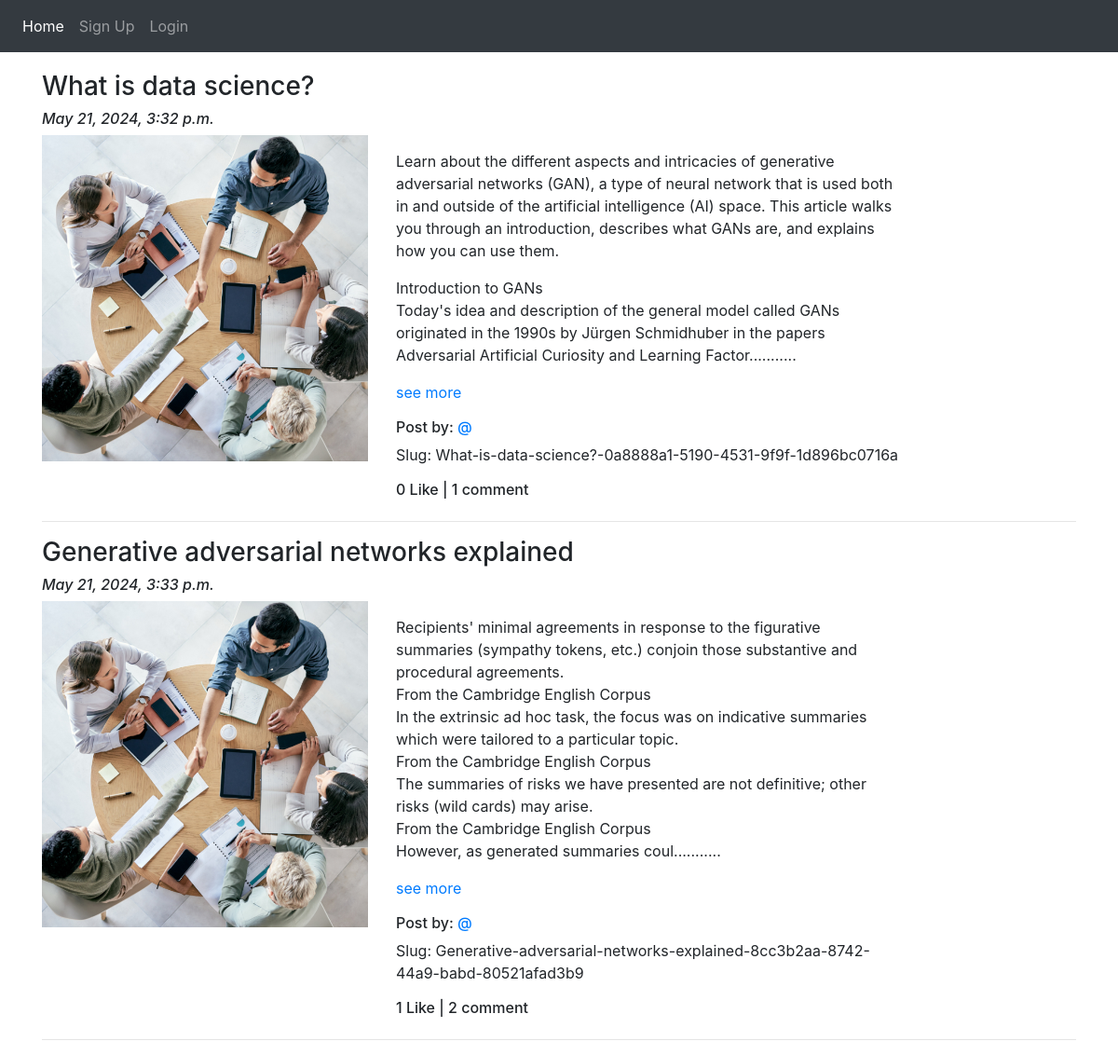
Screenshot of /blog/ with the database file from the repository.
### Blog_app/models.py (models this page shows, shortened)
class Blog(models.Model):
    blog_title = models.CharField(max_length=200)
    blog_content = models.TextField()
    publish_date = models.DateTimeField(auto_now_add=True)
    update_date = models.DateTimeField(auto_now=True)
    slug = models.SlugField(unique=True, max_length=200, blank=True)
    blog_image = models.ImageField(upload_to='blog_images/', blank=True, null=True)

### Blog_app/views.py (the view)
# urls.py: path('', views.BlogList.as_view(), name='blog_list'),
class BlogList(ListView):
    context_object_name = 'blogs'
    model = Blog
    template_name = 'Blog-app/blog_list.html'

### Blog_app/templatetags/custom_filters.py (called while the page is built)
@register.filter(name='range_filter')
def range_filter(value):
    return value[:500] + "..........."

### templates/Blog_app/blog_list.html (shortened to what this page needs)
{% extends 'base.html' %}
{% load custom_filters %}
{% block body_block %}
{% for blog in blogs %}
<h3>{{ blog.blog_title }}</h3>
<h6><i>{{ blog.publish_date }}</i></h6>
<div class="row">
    <div class="col-sm-4">
        <img src="/media/profile/s-4-episode-8-sm.jpg" alt="{{ blog.blog_title }}" title="{{ blog.blog_title }}" width="100%">
    </div>
    <div class="col-sm-6">
        <p>{{ blog.blog_content|range_filter|linebreaks }}
            <a href="{% url 'Blog_app:blog_details' slug=blog.slug %}">see more</a>
        </p>
        <h6>Post by: <a href="User_1">@{{ blog.author.username }}</a></h6>
        <p>Slug: {{ blog.slug }}</p>
        <h6>{{blog.liked_blog.count}} Like | {{blog.blog_comment.count}} comment</h6>
    </div>
</div>
<hr>
{% endfor %}
{% endblock %}

### templates/base.html (shortened to what this page needs)
<!doctype html>
<html lang="en">
<head>
    <link rel="stylesheet" href="https://cdn.jsdelivr.net/npm/bootstrap@4.6.2/dist/css/bootstrap.min.css">
    <link rel="stylesheet" href="https://cdnjs.cloudflare.com/ajax/libs/font-awesome/6.0.0-beta3/css/all.min.css">
</head>
<body>
    <nav class="navbar navbar-expand-sm bg-dark navbar-dark">
        <ul class="navbar-nav">
          <li class="nav-item active">
            <a class="nav-link" href="{% url 'index' %}">Home</a>
          </li>
          {% if user.is_authenticated %}
          <div class="dropdown">
            <a class="nav-link dropdown-toggle" href="#" id="navbardrop" data-toggle="dropdown">
              @{{user.username}}
            </a>
            <div class="dropdown-menu">
              <a class="dropdown-item" href="{% url 'Blog_app:create_blog' %}">Write Blog</a>
              <a class="dropdown-item" href="{% url 'Login_App:logout' %}">Logout</a>
              <a class="dropdown-item" href="{% url 'Login_App:profile' %}">Your Profile</a>
              <a class="dropdown-item" href="{% url 'Blog_app:my_blogs' %}">My Blogs</a>
            </div>
          </div>
          {% else %}
          <li class="nav-item">
            <a class="nav-link" href="{% url 'Login_App:signup' %}">Sign Up</a>
          </li>
          <li class="nav-item">
            <a class="nav-link" href="{% url 'Login_App:login' %}">Login</a>
          </li>
          {% endif %}
        </ul>
    </nav>
    <div class="container" style="padding-top: 20px;">
        {% block body_block %}
        {% endblock %}
    </div>
</body>
</html>

### rows the page displays
Blog: blog_title "What is data science?", publish_date "May 21, 2024, 3:32 p.m.", blog_content|range_filter "Learn about the different aspects and intricacies of generative adversarial networks (GAN), a type of neural network that is used both in and outside of the artificial intelligence (AI) space. This article walks you through an introduction, describes what GANs are, and explains how you can use them. Introduction to GANs Today's idea and description of the general model called GANs originated in the 1990s by Jürgen Schmidhuber in the papers Adversarial Artificial Curiosity and Learning Factor...........", slug "What-is-data-science?-0a8888a1-5190-4531-9f9f-1d896bc0716a", liked_blog.count "0", blog_comment.count "1"
Blog: blog_title "Generative adversarial networks explained", publish_date "May 21, 2024, 3:33 p.m.", blog_content|range_filter "Recipients' minimal agreements in response to the figurative summaries (sympathy tokens, etc.) conjoin those substantive and procedural agreements. From the Cambridge English Corpus In the extrinsic ad hoc task, the focus was on indicative summaries which were tailored to a particular topic. From the Cambridge English Corpus The summaries of risks we have presented are not definitive; other risks (wild cards) may arise. From the Cambridge English Corpus However, as generated summaries coul...........", slug "Generative-adversarial-networks-explained-8cc3b2aa-8742-44a9-babd-80521afad3b9", liked_blog.count "1", blog_comment.count "2"
